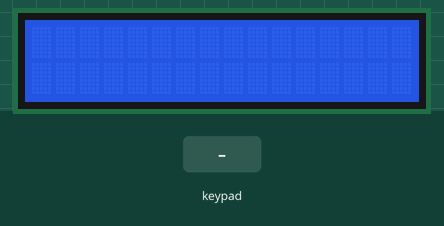
Bench run of a sketch on a simulated Arduino Mega 2560, built with avr-gcc and run on an emulated ATmega2560. On the bench: 16×2 character LCD. The inputs (shaded band) are chosen by the test bench. What the sketch prints to the serial monitor is not drawn.

Above: at 1.2 s.
1.3 s: keypad keys 3 0 3 1 3 2 3 3 # pressed 0.4 s apart
At 5.9 s:
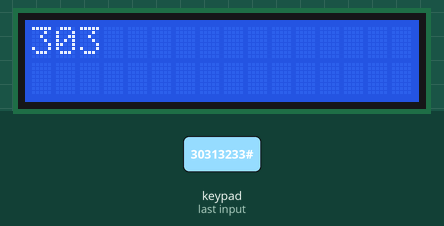
6.4 s: keypad keys 4 0 4 1 4 2 # pressed 0.4 s apart
At 9.3 s:
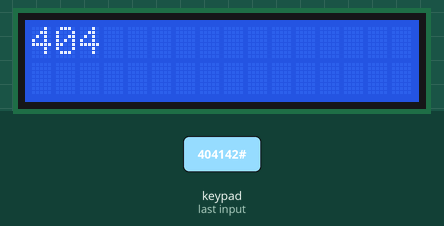
Timing chart, 0 to 10.8 s (numbered marks = the images above; inputs shaded):
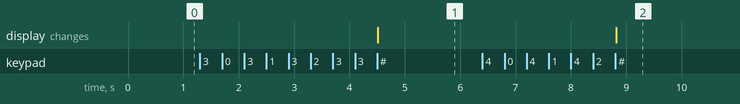

The sketch:

moottorin_ohjaus1.ino
```cpp
#include <LiquidCrystal_I2C.h>


#include <Key.h>
#include <Keypad.h>

#define ROWS 4
#define COLS 3

byte rowPins[ROWS] = {30, 31, 32, 33};
byte colPins[COLS] = {40, 41, 42};

int a;
int b;
int i = 0;
int numberCount = 0;
int lastNumberCount = 0;
char value[3];

char hexaKeys[ROWS][COLS] = {
  {'1', '2', '3'},
  {'4', '5', '6'},
  {'7', '8', '9'},
  {'*', '0', '#'}
};

Keypad keypad = Keypad(makeKeymap(hexaKeys), rowPins, colPins, ROWS, COLS);


LiquidCrystal_I2C lcd(0x27, 16, 2);


void setup(){
  Serial.begin(9600);
  lcd.init();
  lcd.backlight();
}

void loop(){


  a = 0;
  b = 0;

  lcd.setCursor(a, b);


  char keyPressed = keypad.getKey();

  if(isDigit(keyPressed) && !(keyPressed == '#') && numberCount <= 2){
    value[numberCount] = keyPressed;
    Serial.println(keyPressed);
    numberCount++;
  }


  if(keyPressed == '#'){
    updateLCD(value, numberCount);
    numberCount = 0;
    Serial.println();
    Serial.print(keyPressed);
  }


}


void updateLCD(char numbers[], int numberCount){

//Ensiksi poistaa vanhat ja sitten tallentaa nykyisen määrän numeroita lastNumberCounttiin
  while(i <= lastNumberCount){
    lcd.setCursor(i, 0);
    lcd.print(" ");
    i++;
  }
  i = 0;
  lastNumberCount = numberCount;


  while(i < numberCount){
    lcd.setCursor(i, 0);
    lcd.print(numbers[i]);
    i++;
  }
  i = 0;
}


/*
Lähteet koodeille:

LCD NÄYTÖSTÄ TIETOA: https://www.make-it.ca/i2c-lcd-display-on-arduino/

FUNKTIOT: https://www.arduino.cc/reference/en/

ARRAYS: https://www.arduino.cc/reference/en/language/variables/data-types/array/

LiquidCrystal_I2C lib: https://github.com/johnrickman/LiquidCrystal_I2C

Keypad:

#include <Keypad.h>

const byte ROWS = 4;
const byte COLS = 3;

char hexaKeys[ROWS][COLS] = {
  {'1', '2', '3'},
  {'4', '5', '6'},
  {'7', '8', '9'},
  {'*', '0', '#'}
};

byte rowPins[ROWS] = {9, 8, 7, 6};
byte colPins[COLS] = {5, 4, 3};

Keypad customKeypad = Keypad(makeKeymap(hexaKeys), rowPins, colPins, ROWS, COLS);

void setup(){
  Serial.begin(9600);
}

void loop(){
  char customKey = customKeypad.getKey();

  if (customKey){
    Serial.println(customKey);
  }
}


*/
```

Measured:
- after the input at 1.3 s, the display: changes after 3.2 s (image 1)
- after the input at 6.4 s, the display: changes after 2.4 s (image 2)
